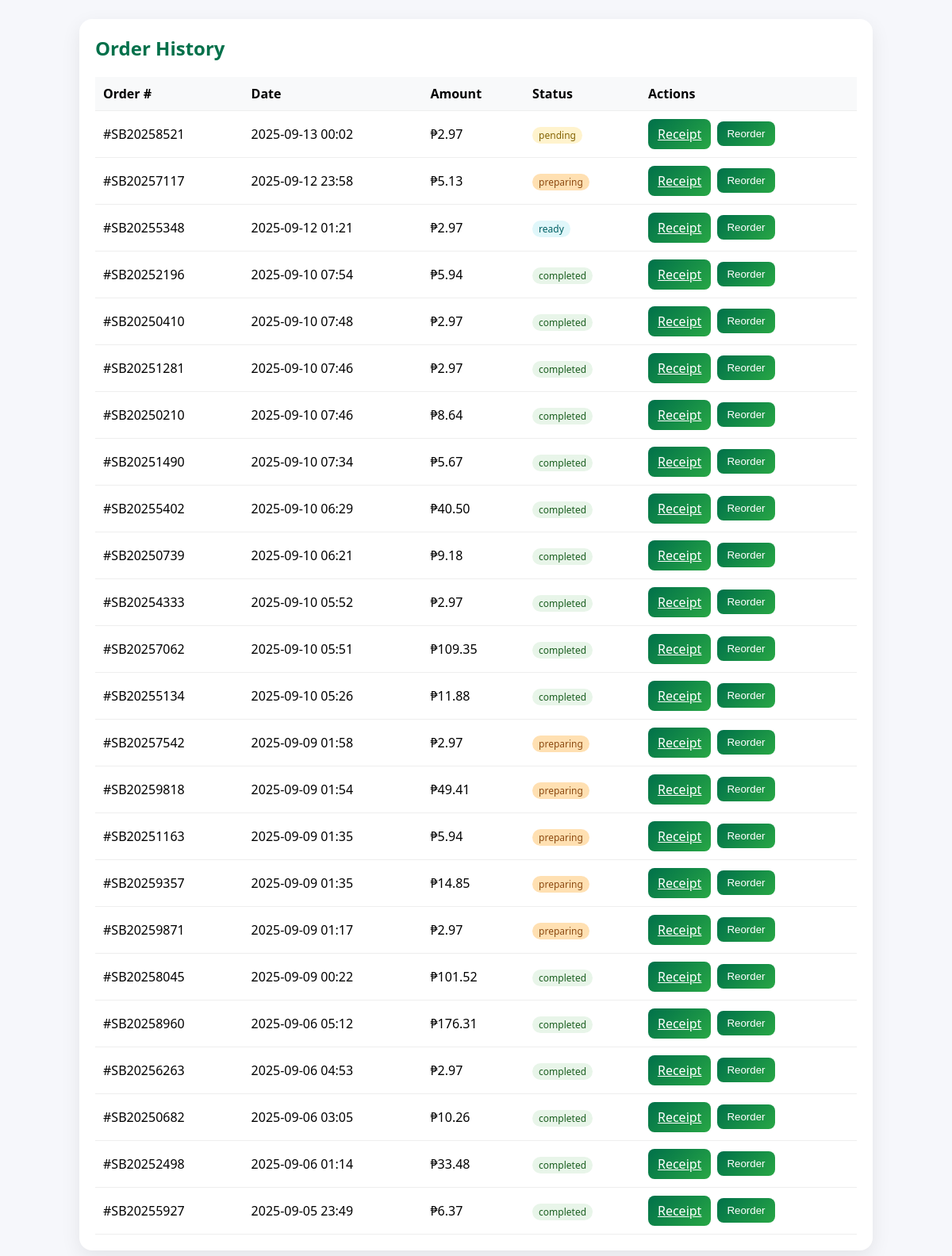
Page /htdocs/CAPSTONE-Starbucks/customer_order_history.php (signed in) on the committed database.
### tables this page shows
CREATE TABLE `orders` (
  `id` int(11) NOT NULL AUTO_INCREMENT,
  `customer_id` int(11) NOT NULL,
  `order_number` varchar(20) NOT NULL,
  `total_amount` decimal(10,2) NOT NULL,
  `tax_amount` decimal(10,2) DEFAULT 0.00,
  `discount_amount` decimal(10,2) DEFAULT 0.00,
  `final_amount` decimal(10,2) NOT NULL,
  `status` enum('pending','confirmed','preparing','ready','completed','cancelled','refunded') DEFAULT 'pending',
  `payment_status` enum('pending','paid','failed','refunded') DEFAULT 'pending',
  `payment_method` enum('cash','card','digital_wallet','gcash','gift_card') DEFAULT NULL,
  `order_type` enum('dine_in','takeaway','delivery') DEFAULT 'takeaway',
  `special_instructions` text DEFAULT NULL,
  `estimated_ready_time` datetime DEFAULT NULL,
  `actual_ready_time` datetime DEFAULT NULL,
  `served_by` int(11) DEFAULT NULL,
  `created_at` timestamp NOT NULL DEFAULT current_timestamp(),
  `updated_at` timestamp NOT NULL DEFAULT current_timestamp() ON UPDATE current_timestamp(),
  `wallet_payment` tinyint(1) DEFAULT 0,
  PRIMARY KEY (`id`),
  UNIQUE KEY `unique_order_number` (`order_number`),
  KEY `served_by` (`served_by`),
  KEY `idx_customer` (`customer_id`),
  KEY `idx_order_number` (`order_number`),
  KEY `idx_status` (`status`),
  KEY `idx_payment_status` (`payment_status`),
  KEY `idx_order_type` (`order_type`),
  KEY `idx_created_at` (`created_at`),
  KEY `idx_ready_time` (`estimated_ready_time`),
  KEY `idx_orders_date_status` (`created_at`,`status`),
  KEY `idx_orders_payment_method` (`payment_method`),
  KEY `idx_orders_status_payment` (`status`,`payment_method`),
  CONSTRAINT `orders_ibfk_1` FOREIGN KEY (`customer_id`) REFERENCES `customers` (`id`),
  CONSTRAINT `orders_ibfk_2` FOREIGN KEY (`served_by`) REFERENCES `admins` (`id`) ON DELETE SET NULL,
  CONSTRAINT `chk_payment_method` CHECK (`payment_method` in ('cash','card','digital_wallet','gcash','gift_card') or `payment_method` is null)
);

### htdocs/CAPSTONE-Starbucks/customer_order_history.php (the view, shortened to what this page needs)
<?php
require_once 'db_connect.php';
$customer_id = intval($_SESSION['customer_id']);
$stmtO = $connection->prepare('SELECT id, order_number, final_amount, status, created_at FROM orders WHERE customer_id = ? ORDER BY created_at DESC');
$stmtO->bind_param('i', $customer_id);
$stmtO->execute();
$orders = $stmtO->get_result()->fetch_all(MYSQLI_ASSOC) ?: [];
?>
<!DOCTYPE html>
<html lang="en">
<head>
</head>
<body>
  <div class="container">
    <div class="card">
      <h2 style="margin-top:0;color:#00704a">Order History</h2>
      <div style="overflow:auto">
        <table style="width:100%;border-collapse:collapse">
          <thead>
            <tr style="background:#f8f9fa">
              <th style="text-align:left;padding:10px;border-bottom:1px solid #eee">Order #</th>
              <th style="text-align:left;padding:10px;border-bottom:1px solid #eee">Date</th>
              <th style="text-align:left;padding:10px;border-bottom:1px solid #eee">Amount</th>
              <th style="text-align:left;padding:10px;border-bottom:1px solid #eee">Status</th>
              <th style="text-align:left;padding:10px;border-bottom:1px solid #eee">Actions</th>
            </tr>
          </thead>
          <tbody>
            <?php if (empty($orders)): ?>
              <tr><td colspan="5" style="text-align:center;color:#666;padding:16px">No orders yet.</td></tr>
            <?php else: foreach ($orders as $o): ?>
              <tr>
                <td style="padding:10px;border-bottom:1px solid #eee">#<?php echo htmlspecialchars($o['order_number']); ?></td>
                <td style="padding:10px;border-bottom:1px solid #eee"><?php echo htmlspecialchars(date('Y-m-d H:i', strtotime($o['created_at']))); ?></td>
                <td style="padding:10px;border-bottom:1px solid #eee">₱<?php echo number_format((float)$o['final_amount'],2); ?></td>
                <td style="padding:10px;border-bottom:1px solid #eee">
                  <?php $s = $o['status']; $cls = 'status-'.$s; ?>
                  <span class="tag <?php echo $cls; ?>"><?php echo htmlspecialchars($s); ?></span>
                </td>
                <td style="padding:10px;border-bottom:1px solid #eee;display:flex;gap:8px;align-items:center">
                  <a class="btn" href="order_receipt.php?order_id=<?php echo intval($o['id']); ?>" target="_blank">Receipt</a>
                  <form method="POST" style="display:inline">
                    <button class="btn" type="submit">Reorder</button>
                  </form>
                </td>
              </tr>
            <?php endforeach; endif; ?>
          </tbody>
        </table>
      </div>
    </div>
  </div>
</body>
</html>

### htdocs/CAPSTONE-Starbucks/customer_order_history.php (style rules this page uses)
body { font-family:Segoe UI,Tahoma,Geneva,Verdana,sans-serif;background:#f6f7fb;margin:0 }
.container { max-width:1000px;margin:0 auto;padding:24px }
.card { background:#fff;border-radius:16px;box-shadow:0 8px 25px rgba(0,0,0,.08);padding:20px;margin-bottom:20px }
.btn { background:linear-gradient(135deg,#00704a,#28a745);color:#fff;border:none;padding:8px 12px;border-radius:8px;cursor:pointer }
.tag { display:inline-block;padding:2px 8px;border-radius:999px;font-size:12px }
.status-pending { background:#fff3cd;color:#856404 }
.status-preparing { background:#ffe0b2;color:#8d4b12 }
.status-ready { background:#e0f7fa;color:#006064 }
.status-completed { background:#e8f5e9;color:#1b5e20 }

### rows in the picture
orders: order_number "SB20258521", created_at "2025-09-13 00:02", final_amount "2.97", status "pending"
orders: order_number "SB20257117", created_at "2025-09-12 23:58", final_amount "5.13", status "preparing"
orders: order_number "SB20255348", created_at "2025-09-12 01:21", final_amount "2.97", status "ready"
orders: order_number "SB20252196", created_at "2025-09-10 07:54", final_amount "5.94", status "completed"
orders: order_number "SB20250410", created_at "2025-09-10 07:48", final_amount "2.97", status "completed"
orders: order_number "SB20251281", created_at "2025-09-10 07:46", final_amount "2.97", status "completed"
orders: order_number "SB20250210", created_at "2025-09-10 07:46", final_amount "8.64", status "completed"
orders: order_number "SB20251490", created_at "2025-09-10 07:34", final_amount "5.67", status "completed"
orders: order_number "SB20255402", created_at "2025-09-10 06:29", final_amount "40.50", status "completed"
orders: order_number "SB20250739", created_at "2025-09-10 06:21", final_amount "9.18", status "completed"
orders: order_number "SB20254333", created_at "2025-09-10 05:52", final_amount "2.97", status "completed"
orders: order_number "SB20257062", created_at "2025-09-10 05:51", final_amount "109.35", status "completed"
orders: order_number "SB20255134", created_at "2025-09-10 05:26", final_amount "11.88", status "completed"
orders: order_number "SB20257542", created_at "2025-09-09 01:58", final_amount "2.97", status "preparing"
orders: order_number "SB20259818", created_at "2025-09-09 01:54", final_amount "49.41", status "preparing"
orders: order_number "SB20251163", created_at "2025-09-09 01:35", final_amount "5.94", status "preparing"
orders: order_number "SB20259357", created_at "2025-09-09 01:35", final_amount "14.85", status "preparing"
orders: order_number "SB20259871", created_at "2025-09-09 01:17", final_amount "2.97", status "preparing"
orders: order_number "SB20258045", created_at "2025-09-09 00:22", final_amount "101.52", status "completed"
orders: order_number "SB20258960", created_at "2025-09-06 05:12", final_amount "176.31", status "completed"
orders: order_number "SB20256263", created_at "2025-09-06 04:53", final_amount "2.97", status "completed"
orders: order_number "SB20250682", created_at "2025-09-06 03:05", final_amount "10.26", status "completed"
orders: order_number "SB20252498", created_at "2025-09-06 01:14", final_amount "33.48", status "completed"
orders: order_number "SB20255927", created_at "2025-09-05 23:49", final_amount "6.37", status "completed"
